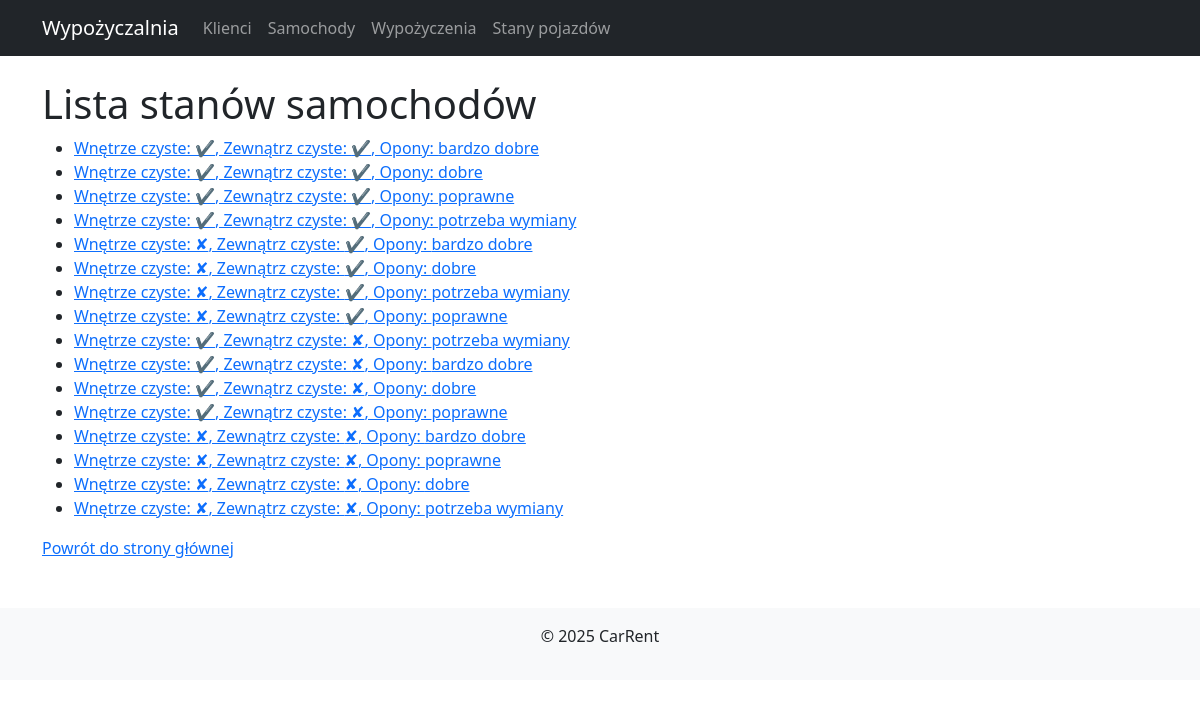
/carrent/conditions/, run on the app's committed database.
### carrent/models.py (models this page shows, shortened)
class Condition(models.Model):
    cleanIn = models.BooleanField(default=True)
    cleanOut = models.BooleanField(default=True)
    tires = models.CharField(max_length=50)

### carrent/views.py (the view)
# urls.py: path('conditions/', views.condition_list, name='condition_list'),
def condition_list(request):
    if request.method == 'POST':
        conditions = Condition.objects.filter(tires__icontains=request.POST['phrase'])
    else:
        conditions = Condition.objects.all()
    return render(request,
                  "carrent/condition/list.html",
                  {'conditions': conditions})

### carrent/templates/carrent/condition/list.html
{% extends 'carrent/base.html' %}
{% block content %}
<h1>Lista stanów samochodów</h1>
<ul>
    {% for condition in conditions %}
        <li>
            <a href="{% url 'condition_detail' condition.id %}">
                Wnętrze czyste: {% if condition.cleanIn %}✔{% else %}✘{% endif %},
                Zewnątrz czyste: {% if condition.cleanOut %}✔{% else %}✘{% endif %},
                Opony: {{ condition.tires }}
            </a>
        </li>
    {% endfor %}
</ul>
<a href="{% url 'home' %}">Powrót do strony głównej</a>
{% endblock %}

### data on the page
Condition: tires "bardzo dobre"
Condition: tires "dobre"
Condition: tires "poprawne"
Condition: tires "potrzeba wymiany"
Condition: tires "bardzo dobre"
Condition: tires "dobre"
Condition: tires "potrzeba wymiany"
Condition: tires "poprawne"
Condition: tires "potrzeba wymiany"
Condition: tires "bardzo dobre"
Condition: tires "dobre"
Condition: tires "poprawne"
Condition: tires "bardzo dobre"
Condition: tires "poprawne"
Condition: tires "dobre"
Condition: tires "potrzeba wymiany"
